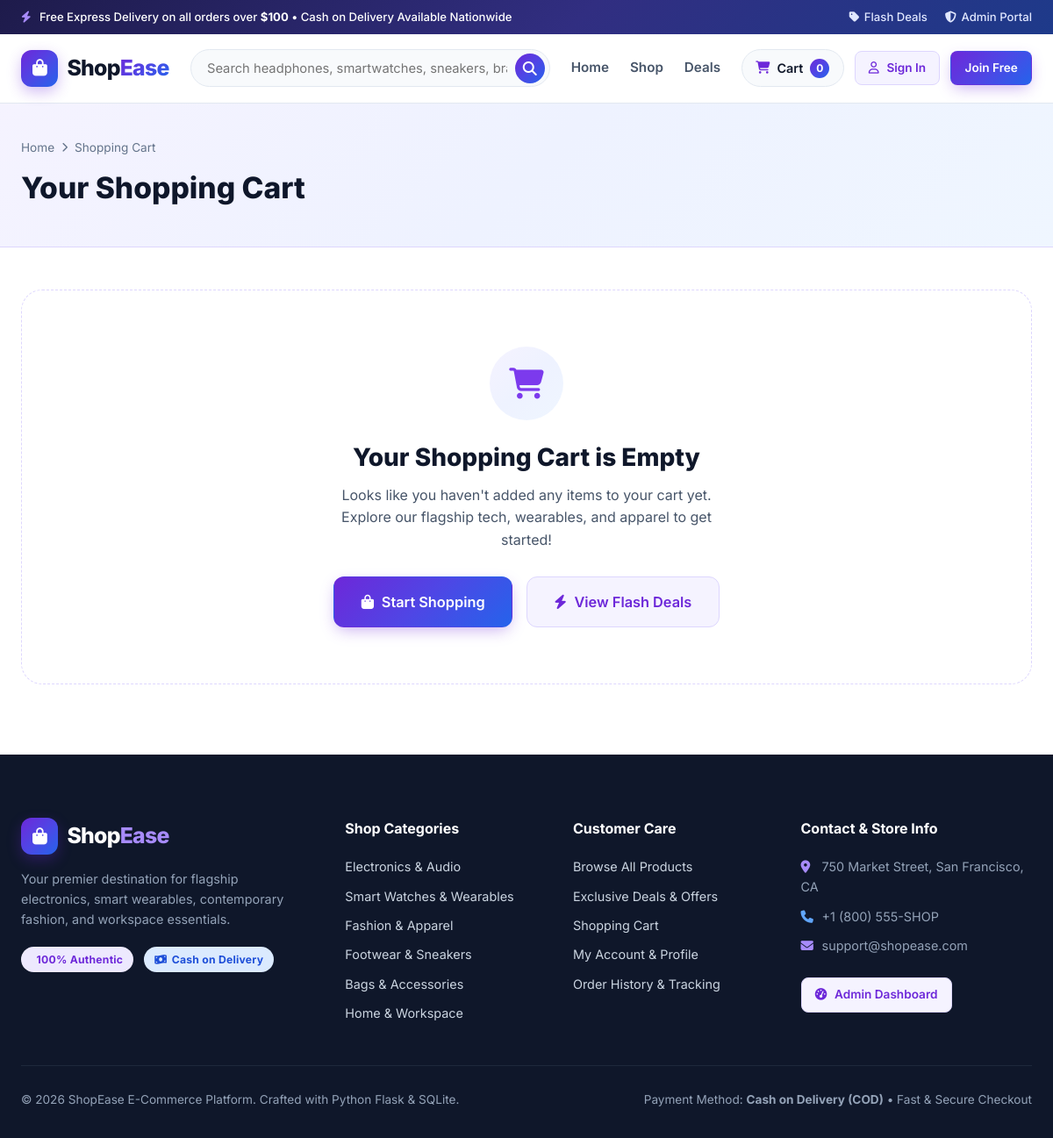
The page /cart on the database its author committed.
### tables this page shows
CREATE TABLE categories (
            id INTEGER PRIMARY KEY AUTOINCREMENT,
            name TEXT NOT NULL UNIQUE,
            slug TEXT NOT NULL UNIQUE,
            description TEXT DEFAULT '',
            icon TEXT DEFAULT 'fa-box',
            image_url TEXT DEFAULT '',
            created_at TIMESTAMP DEFAULT CURRENT_TIMESTAMP
        );

### app.py (the view)
@app.route('/cart')
def cart():
    cart_data = get_cart_items_and_totals()
    return render_template('cart.html', cart=cart_data)

### app.py (called while the page is built)
@app.context_processor
def inject_globals():
    conn = get_db_connection()
    nav_categories = conn.execute('SELECT id, name, slug, icon FROM categories ORDER BY id ASC').fetchall()
    conn.close()
    cart_summary = get_cart_items_and_totals()
    return {
        'nav_categories': nav_categories,
        'cart_count': cart_summary['total_qty'],
        'cart_subtotal': cart_summary['subtotal'],
        'current_user_id': session.get('user_id'),
        'current_user_name': session.get('user_name'),
        'current_user_email': session.get('user_email'),
        'current_admin_id': session.get('admin_id'),
        'current_admin_name': session.get('admin_name')
    }

### database.py (called while the page is built)
def get_db_connection():
    conn = sqlite3.connect(DB_PATH)
    conn.row_factory = sqlite3.Row
    conn.execute("PRAGMA foreign_keys = ON")
    return conn

### templates/cart.html (shortened to what this page needs)
{% extends "base.html" %}
{% block content %}
<section class="page-banner">
    <div class="container">
        <div class="breadcrumb">
            <a href="{{ url_for('index') }}">Home</a>
            <i class="fa-solid fa-chevron-right" style="font-size:0.7rem;"></i>
            <span>Shopping Cart</span>
        </div>
        <h1 style="font-size:2.1rem;font-weight:800;">Your Shopping Cart</h1>
    </div>
</section>
<div class="container">
    {% if cart['items'] %}
    <div class="cart-grid">
        <div class="cart-table-card">
            <div style="display:flex;align-items:center;justify-content:space-between;padding-bottom:1rem;border-bottom:1px solid var(--border-color);margin-bottom:0.5rem;">
                <h2 style="font-size:1.15rem;font-weight:800;">
                    Cart Items ({{ cart['total_qty'] }})
                </h2>
                <form action="{{ url_for('clear_cart') }}" method="POST" data-confirm-title="Clear Entire Cart" data-confirm="Are you sure you want to remove all items from your shopping cart?">
                    <button type="submit" class="btn btn-danger btn-sm">
                        <i class="fa-regular fa-trash-can"></i> Clear Cart
                    </button>
                </form>
            </div>
            {% for item in cart['items'] %}
            <div class="cart-item-row js-cart-item" data-product-id="{{ item['product_id'] }}">
                <a href="{{ url_for('product_details', product_id=item['product_id']) }}">
                    <img src="{{ item['image_url'] }}" alt="{{ item['name'] }}" class="cart-item-img">
                </a>
                <div>
                    <span style="font-size:0.75rem;font-weight:700;color:var(--purple-700);">{{ item['brand'] }}</span>
                    <h3 style="font-size:1rem;font-weight:700;margin-bottom:0.25rem;">
                        <a href="{{ url_for('product_details', product_id=item['product_id']) }}">{{ item['name'] }}</a>
                    </h3>
                    <div style="font-size:0.88rem;color:var(--text-secondary);">
                        Unit Price: <strong style="color:var(--text-main);">${{ "%.2f"|format(item['unit_price']) }}</strong>
                        {% if item['discount_price'] and item['discount_price'] < item['price'] %}
                            <span style="text-decoration:line-through;color:var(--text-light);margin-left:6px;">${{ "%.2f"|format(item['price']) }}</span>
                        {% endif %}
                    </div>
                </div>
                <div class="qty-selector">
                    <button type="button" class="qty-btn js-cart-dec" aria-label="Decrease quantity">&minus;</button>
                    <input type="number" value="{{ item['quantity'] }}" min="1" max="{{ item['stock'] }}" class="qty-input js-cart-qty" readonly>
                    <button type="button" class="qty-btn js-cart-inc" aria-label="Increase quantity">&plus;</button>
                </div>
                <div style="min-width:95px;text-align:right;">
                    <span class="js-line-total" style="font-size:1.1rem;font-weight:800;color:var(--text-main);">
                        ${{ "%.2f"|format(item['line_total']) }}
                    </span>
                </div>
                <div>
                    <button type="button" class="btn btn-outline btn-sm js-cart-remove" title="Remove Item" style="color:var(--danger);border-color:#fecaca;">
                        <i class="fa-solid fa-trash-can"></i>
                    </button>
                </div>
            </div>
            {% endfor %}
            <div style="margin-top:1.5rem;display:flex;justify-content:space-between;align-items:center;flex-wrap:wrap;gap:1rem;">
                <a href="{{ url_for('shop') }}" class="btn btn-outline">
                    <i class="fa-solid fa-arrow-left"></i> Continue Shopping
                </a>
                {% if not current_user_id %}
                <span style="font-size:0.85rem;color:var(--text-muted);">
                    <i class="fa-solid fa-cloud-arrow-up" style="color:var(--purple-600);"></i>
                    <a href="{{ url_for('login', next='/cart') }}" style="color:var(--purple-700);font-weight:600;">Sign in</a> to save your cart across devices.
                </span>
                {% endif %}
            </div>
        </div>
        <aside class="summary-card">
            <h3 style="font-size:1.2rem;font-weight:800;margin-bottom:1rem;padding-bottom:0.85rem;border-bottom:1px solid var(--border-color);">
                Order Summary
            </h3>
            <div class="summary-row">
                <span>Subtotal ({{ cart['total_qty'] }} items)</span>
                <strong id="cart-subtotal">${{ "%.2f"|format(cart['subtotal']) }}</strong>
            </div>
            {% if cart['discount_savings'] > 0 %}
            <div class="summary-row" style="color:var(--success);">
                <span>Promotional Savings</span>
                <strong id="cart-savings">-${{ "%.2f"|format(cart['discount_savings']) }}</strong>
            </div>
            {% endif %}
            <div class="summary-row">
                <span>Shipping Estimate</span>
                <strong id="cart-shipping">
                    {% if cart['shipping_fee'] == 0 %}
                        <span style="color:var(--success);">FREE</span>
                    {% else %}
                        ${{ "%.2f"|format(cart['shipping_fee']) }}
                    {% endif %}
                </strong>
            </div>
            <div class="summary-row">
                <span>Payment Method</span>
                <span class="badge badge-purple">Cash on Delivery</span>
            </div>
            <div class="summary-row total">
                <span>Total Amount</span>
                <span id="cart-total" style="color:var(--purple-700);">${{ "%.2f"|format(cart['total_amount']) }}</span>
            </div>
            <a href="{{ url_for('checkout') }}" class="btn btn-primary btn-lg btn-block" style="margin-top:1.5rem;">
                Proceed to Checkout <i class="fa-solid fa-arrow-right"></i>
            </a>
            <div style="margin-top:1.25rem;padding:0.9rem;border-radius:var(--radius-sm);background:var(--purple-50);font-size:0.82rem;color:var(--text-secondary);display:flex;align-items:center;gap:0.65rem;">
                <i class="fa-solid fa-shield-halved" style="color:var(--purple-700);font-size:1.1rem;"></i>
                <span>Zero upfront risk. Pay in cash only when your order arrives at your doorstep.</span>
            </div>
        </aside>
    </div>
    {% else %}
    <div style="padding:3rem 0 5rem;">
        <div class="empty-state">
            <div class="empty-state-icon">
                <i class="fa-solid fa-cart-shopping"></i>
            </div>
            <h2 style="font-size:1.75rem;font-weight:800;margin-bottom:0.5rem;">Your Shopping Cart is Empty</h2>
            <p style="color:var(--text-secondary);max-width:440px;margin:0 auto 1.75rem;">
                Looks like you haven't added any items to your cart yet. Explore our flagship tech, wearables, and apparel to get started!
            </p>
            <div style="display:flex;gap:1rem;justify-content:center;flex-wrap:wrap;">
                <a href="{{ url_for('shop') }}" class="btn btn-primary btn-lg">
                    <i class="fa-solid fa-bag-shopping"></i> Start Shopping
                </a>
                <a href="{{ url_for('deals') }}" class="btn btn-secondary btn-lg">
                    <i class="fa-solid fa-bolt"></i> View Flash Deals
                </a>
            </div>
        </div>
    </div>
    {% endif %}
</div>
{% endblock %}

### templates/base.html (shortened to what this page needs)
<!DOCTYPE html>
<html lang="en">
<head>
    <link rel="stylesheet" href="https://cdnjs.cloudflare.com/ajax/libs/font-awesome/6.5.1/css/all.min.css">
    <link rel="stylesheet" href="{{ url_for('static', filename='css/style.css') }}">
</head>
<body>
    <div class="top-promo-bar">
        <div class="container top-promo-inner">
            <div>
                <i class="fa-solid fa-bolt" style="color:#a78bfa;margin-right:6px;"></i>
                Free Express Delivery on all orders over <strong>$100</strong> &bull; Cash on Delivery Available Nationwide
            </div>
            <div class="top-promo-links">
                <a href="{{ url_for('deals') }}"><i class="fa-solid fa-tag"></i> Flash Deals</a>
                <a href="{{ url_for('admin_dashboard' if current_admin_id else 'admin_login') }}">
                    <i class="fa-solid fa-shield-halved"></i> Admin Portal
                </a>
            </div>
        </div>
    </div>
    <header class="navbar">
        <div class="container navbar-inner">
            <a href="{{ url_for('index') }}" class="brand-logo">
                <span class="brand-logo-icon"><i class="fa-solid fa-bag-shopping"></i></span>
                <span>Shop<span class="brand-text-gradient">Ease</span></span>
            </a>
            <form action="{{ url_for('shop') }}" method="GET" class="nav-search-form">
                <input
                    type="text"
                    name="q"
                    value="{{ request.args.get('q', '') }}"
                    class="nav-search-input"
                    placeholder="Search headphones, smartwatches, sneakers, brands..."
                    aria-label="Search products"
                >
                <button type="submit" class="nav-search-btn" aria-label="Submit search">
                    <i class="fa-solid fa-magnifying-glass"></i>
                </button>
            </form>
            <nav class="nav-links" id="nav-links">
                <a href="{{ url_for('index') }}" class="nav-link {% if request.endpoint == 'index' %}active{% endif %}">Home</a>
                <a href="{{ url_for('shop') }}" class="nav-link {% if request.endpoint == 'shop' %}active{% endif %}">Shop</a>
                <a href="{{ url_for('deals') }}" class="nav-link {% if request.endpoint == 'deals' %}active{% endif %}">Deals</a>
            </nav>
            <div class="nav-actions">
                <a href="{{ url_for('cart') }}" class="nav-icon-btn" title="Shopping Cart">
                    <i class="fa-solid fa-cart-shopping" style="color:var(--purple-700);"></i>
                    <span>Cart</span>
                    <span class="cart-badge" data-cart-badge>{{ cart_count }}</span>
                </a>
                {% if current_user_id %}
                    <a href="{{ url_for('profile') }}" class="nav-icon-btn" title="My Profile">
                        <i class="fa-regular fa-user" style="color:var(--blue-600);"></i>
                        <span>{{ current_user_name.split(' ')[0] }}</span>
                    </a>
                    <a href="{{ url_for('logout') }}" class="btn btn-outline btn-sm" title="Logout">
                        <i class="fa-solid fa-right-from-bracket"></i>
                    </a>
                {% else %}
                    <a href="{{ url_for('login') }}" class="btn btn-secondary btn-sm">
                        <i class="fa-regular fa-user"></i> Sign In
                    </a>
                    <a href="{{ url_for('register') }}" class="btn btn-primary btn-sm">
                        Join Free
                    </a>
                {% endif %}
            </div>
        </div>
    </header>
    <main>
        {% block content %}{% endblock %}
    </main>
    <footer class="site-footer">
        <div class="container">
            <div class="footer-grid">
                <div>
                    <a href="{{ url_for('index') }}" class="brand-logo" style="color:#ffffff;margin-bottom:1rem;">
                        <span class="brand-logo-icon"><i class="fa-solid fa-bag-shopping"></i></span>
                        <span>Shop<span style="color:#a78bfa;">Ease</span></span>
                    </a>
                    <p style="font-size:0.9rem;color:#94a3b8;max-width:340px;margin-bottom:1.25rem;">
                        Your premier destination for flagship electronics, smart wearables, contemporary fashion, and workspace essentials.
                    </p>
                    <div style="display:flex;gap:0.75rem;">
                        <a href="{{ url_for('shop') }}" class="badge badge-purple"> 100% Authentic</a>
                        <a href="{{ url_for('shop') }}" class="badge badge-blue"><i class="fa-solid fa-money-bill-wave"></i> Cash on Delivery</a>
                    </div>
                </div>
                <div>
                    <h4 class="footer-title">Shop Categories</h4>
                    <ul class="footer-links">
                        {% for cat in nav_categories %}
                            <li><a href="{{ url_for('shop', category=cat['slug']) }}">{{ cat['name'] }}</a></li>
                        {% endfor %}
                    </ul>
                </div>
                <div>
                    <h4 class="footer-title">Customer Care</h4>
                    <ul class="footer-links">
                        <li><a href="{{ url_for('shop') }}">Browse All Products</a></li>
                        <li><a href="{{ url_for('deals') }}">Exclusive Deals & Offers</a></li>
                        <li><a href="{{ url_for('cart') }}">Shopping Cart</a></li>
                        <li><a href="{{ url_for('profile') }}">My Account & Profile</a></li>
                        <li><a href="{{ url_for('customer_orders') }}">Order History & Tracking</a></li>
                    </ul>
                </div>
                <div>
                    <h4 class="footer-title">Contact & Store Info</h4>
                    <ul class="footer-links" style="color:#94a3b8;">
                        <li><i class="fa-solid fa-location-dot" style="color:#a78bfa;width:20px;"></i> 750 Market Street, San Francisco, CA</li>
                        <li><i class="fa-solid fa-phone" style="color:#60a5fa;width:20px;"></i> +1 (800) 555-SHOP</li>
                        <li><i class="fa-solid fa-envelope" style="color:#a78bfa;width:20px;"></i> support@shopease.com</li>
                        <li style="margin-top:0.5rem;">
                            <a href="{{ url_for('admin_login') }}" class="btn btn-sm btn-secondary" style="margin-top:0.4rem;">
                                <i class="fa-solid fa-gauge-high"></i> Admin Dashboard
                            </a>
                        </li>
                    </ul>
                </div>
            </div>
            <div class="footer-bottom">
                <span>&copy; 2026 ShopEase E-Commerce Platform. Crafted with Python Flask &amp; SQLite.</span>
                <span>Payment Method: <strong>Cash on Delivery (COD)</strong> &bull; Fast &amp; Secure Checkout</span>
            </div>
        </div>
    </footer>
</body>
</html>

### rows shown on the page
categories: name "Electronics & Audio"
categories: name "Smart Watches & Wearables"
categories: name "Fashion & Apparel"
categories: name "Footwear & Sneakers"
categories: name "Bags & Accessories"
categories: name "Home & Workspace"

### other values the page prints
{{ cart_count }} "0"
